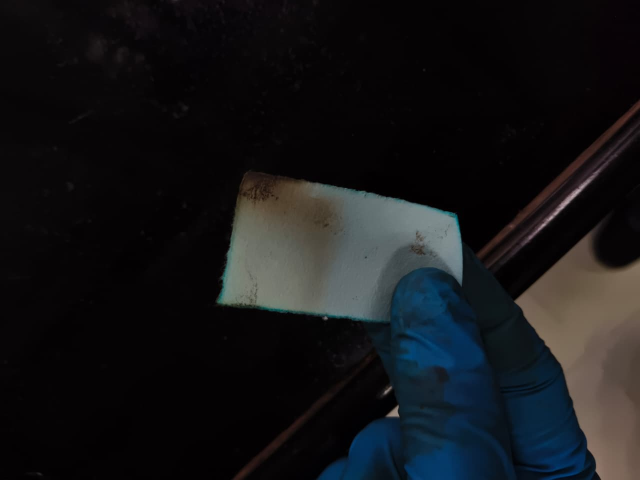
#> input picture ml/data/raw/exposure_2min.png, 1280 x 960 px (shown at 1/2 size)
$ python -i synthetic.py   (imports and definitions only)
#> lines starting #> are read from the running program, lines starting #| are printed output that depends on the picture; after the words box and inside, x2 and y2 are one past the last pixel; in counts of white or black regions, pixels touching at a corner belong together
"""
Synthetic image generator for H2S Dosimeter Wristband Cards.
Produces realistic badge images with configurable exposure levels,
perspective skew, rotation, and background environments for testing and calibration.
"""

from typing import Optional, Tuple, Dict, Any
import json
import numpy as np
import cv2

from .models import CardGeometryConfig
from .utils import rotate_image


# [151 lines left out: functions generate_synthetic_qr, generate_canonical_badge, not called in this run]


def generate_scene_image(
    badge_img: np.ndarray,
    scene_width: int = 1400,
    scene_height: int = 900,
    rotation_deg: int = 0,
    perspective_skew: float = 0.0,
    noise_sigma: float = 2.0
) -> Tuple[np.ndarray, np.ndarray]:
    """
    Places the canonical badge inside a realistic camera scene with configurable
    background surface, perspective slant, rotation, and camera noise.
    Returns: (scene_image, badge_corners_in_scene)
    """
#> called with scene_width = 1400, scene_height = 900, rotation_deg = 0, perspective_skew = 0, noise_sigma = 2
    # 1. Create desk / tabletop background with subtle gradient
    scene = np.zeros((scene_height, scene_width, 3), dtype=np.uint8)
    for y in range(scene_height):
        grad = int(185 + (y / scene_height) * 35)
        scene[y, :] = (grad - 15, grad, grad + 10)

    # Add realistic texture noise
    texture = np.random.normal(0, 4, (scene_height, scene_width, 3)).astype(np.float32)
    scene = np.clip(scene.astype(np.float32) + texture, 0, 255).astype(np.uint8)

    # Badge original corners
    bw, bh = badge_img.shape[1], badge_img.shape[0]
#> bw = 1280; bh = 960
    src_corners = np.array([
        [0.0, 0.0],
        [float(bw), 0.0],
        [float(bw), float(bh)],
        [0.0, float(bh)]
    ], dtype=np.float32)

    # Target placement on scene
    margin_x = (scene_width - bw) // 2
#> margin_x = 60
    margin_y = (scene_height - bh) // 2
#> margin_y = -30

    dst_corners = np.array([
        [float(margin_x), float(margin_y)],
        [float(margin_x + bw), float(margin_y)],
        [float(margin_x + bw), float(margin_y + bh)],
        [float(margin_x), float(margin_y + bh)]
    ], dtype=np.float32)

    # Apply perspective skew if requested
    if perspective_skew > 0:
        skew_px = perspective_skew * 100.0
        dst_corners[0] += [-skew_px * 0.5, skew_px]
        dst_corners[1] += [skew_px * 0.7, -skew_px * 0.4]
        dst_corners[2] += [-skew_px * 0.3, skew_px * 0.6]
        dst_corners[3] += [skew_px * 0.4, -skew_px * 0.5]

    # Compute homography to warp badge into scene
    h_matrix, _ = cv2.findHomography(src_corners, dst_corners)
#> h_matrix = [[1, 0, 60], [0, 1, -30], [0, 0, 1]]
    warped_badge = cv2.warpPerspective(
        badge_img,
        h_matrix,
        (scene_width, scene_height),
        flags=cv2.INTER_LINEAR,
        borderMode=cv2.BORDER_CONSTANT,
        borderValue=(0, 0, 0)
    )
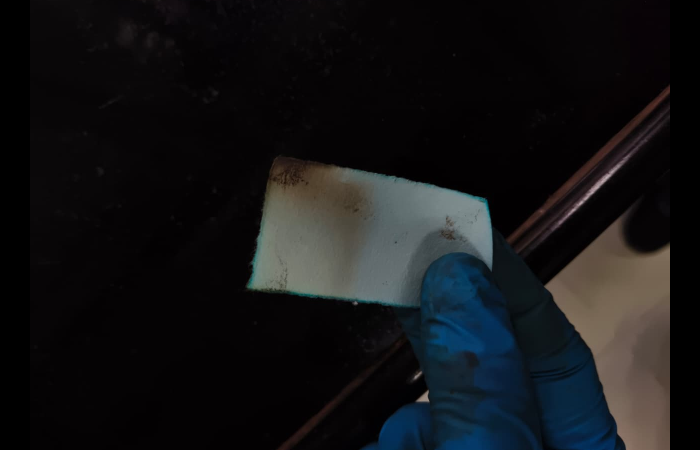
#> warped_badge: shape (900, 1400, 3) (shown at 1/2 size); mean R, G, B 19.6, 20.1, 21.7

    # Badge mask for compositing
    badge_mask = cv2.warpPerspective(
        np.full((bh, bw), 255, dtype=np.uint8),
        h_matrix,
        (scene_width, scene_height),
        flags=cv2.INTER_NEAREST,
        borderMode=cv2.BORDER_CONSTANT,
        borderValue=0
    )

    # Composite onto scene
    inv_mask = cv2.bitwise_not(badge_mask)
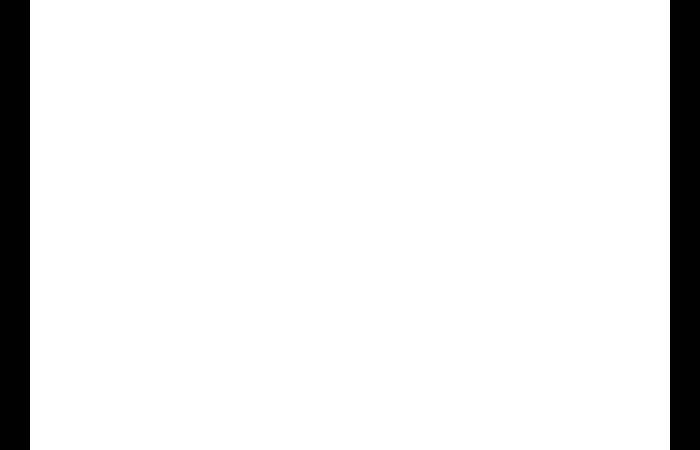
#> badge_mask: shape (900, 1400) (shown at 1/2 size); 91.4% white; 2 black regions, box (x1, y1, x2, y2) and area: (0, 0, 60, 900) 54000, (1340, 0, 1400, 900) 54000
    bg_part = cv2.bitwise_and(scene, scene, mask=inv_mask)
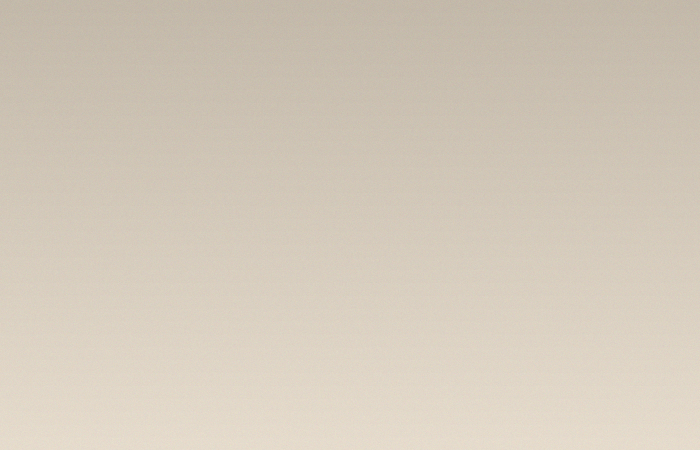
#> scene: shape (900, 1400, 3) (shown at 1/2 size); mean of channels 0, 1, 2 186.5, 201.5, 211.5; drawn as B, G, R
    fg_part = cv2.bitwise_and(warped_badge, warped_badge, mask=badge_mask)
    final_scene = cv2.add(bg_part, fg_part)
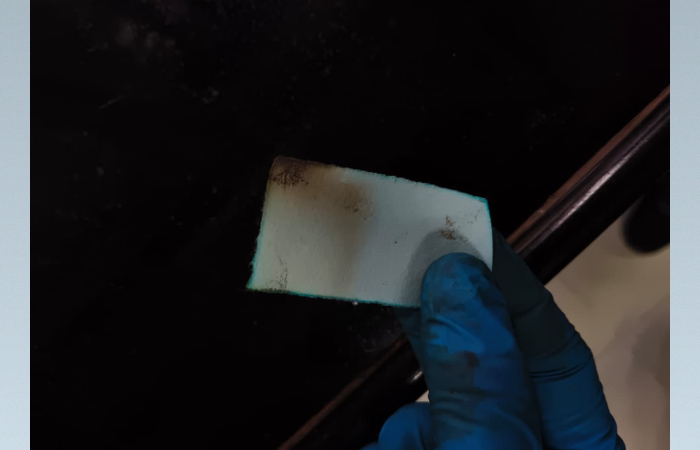
#> final_scene: shape (900, 1400, 3) (shown at 1/2 size); mean R, G, B 35.6, 37.4, 39.9
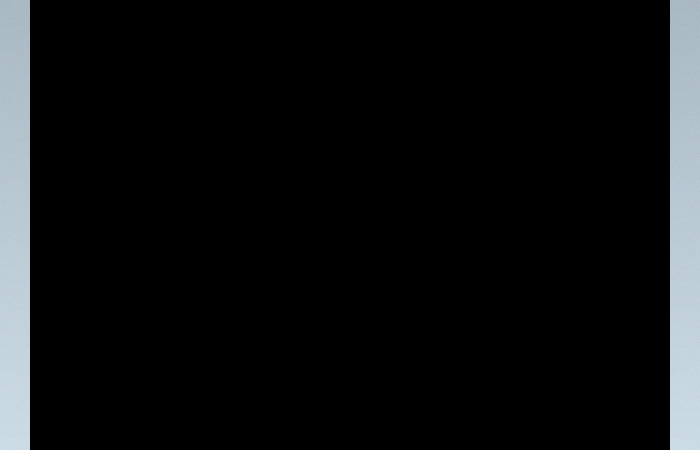
#> bg_part: shape (900, 1400, 3) (shown at 1/2 size); mean R, G, B 16, 17.3, 18.1

    # Apply camera sensor noise
    if noise_sigma > 0:
        sensor_noise = np.random.normal(0, noise_sigma, final_scene.shape).astype(np.float32)
        final_scene = np.clip(final_scene.astype(np.float32) + sensor_noise, 0, 255).astype(np.uint8)

    # Apply rotation if specified
    if rotation_deg in (90, 180, 270):
        final_scene = rotate_image(final_scene, rotation_deg)
        # Transform corner coordinates accordingly
        if rotation_deg == 180:
            dst_corners = np.array([
                [scene_width - x, scene_height - y] for (x, y) in dst_corners
            ], dtype=np.float32)

    return final_scene, dst_corners

>>> import cv2
>>> picture = cv2.cvtColor(cv2.imread('../ml/data/raw/exposure_2min.png'), cv2.COLOR_BGR2RGB)
>>> result = generate_scene_image(picture)

$ run again, on ml/data/raw/exposure_5min_multiple_strips.png
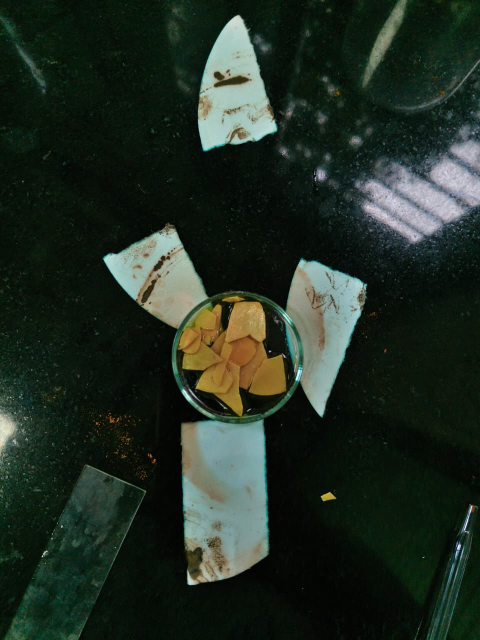
#> input picture ml/data/raw/exposure_5min_multiple_strips.png, 960 x 1280 px (shown at 1/2 size)
#> in generate_scene_image, `inv_mask = cv2.bitwise_not(badge_mask)`:
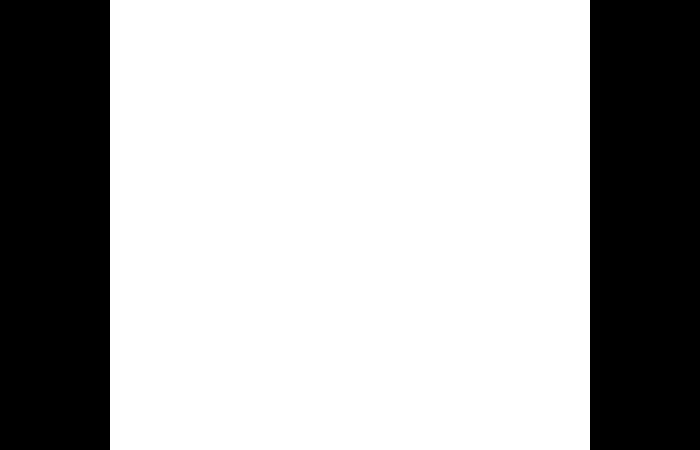
#> badge_mask: shape (900, 1400) (shown at 1/2 size); 68.6% white; 2 black regions, box (x1, y1, x2, y2) and area: (0, 0, 220, 900) 198000, (1180, 0, 1400, 900) 198000
#> in generate_scene_image, `final_scene = cv2.add(bg_part, fg_part)`:
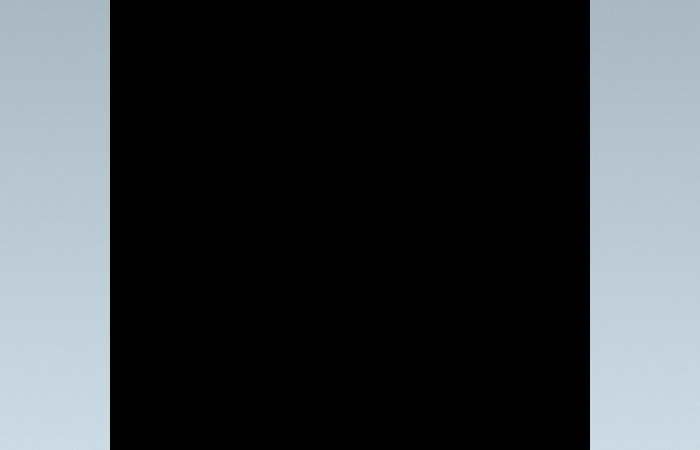
#> bg_part: shape (900, 1400, 3) (shown at 1/2 size); mean R, G, B 58.6, 63.3, 66.5
